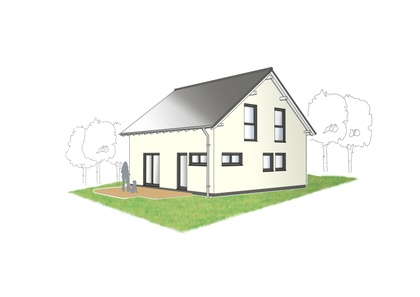
%> input picture CV1/CV HA1/haus.jpg, 420 x 297 px, shrunk from 3508 x 2480 before the run
$ octave --eval "result = sobel_xy(rgb2gray(imread('haus.jpg')));"   (GNU Octave 9; MATLAB toolbox functions it lacks are replaced by stand-ins)
%> lines starting %> are read from the running program, lines starting %| are printed output that depends on the picture
function [Fx,Fy] = sobel_xy(Image)
% In dieser Funktion soll das Sobel-Filter implementiert werden, welches
% ein Graustufenbild einliest und den Bildgradienten in x- sowie in
% y-Richtung zur�ckgibt.
    image_replicate = padarray(Image,[1 1],'replicate');
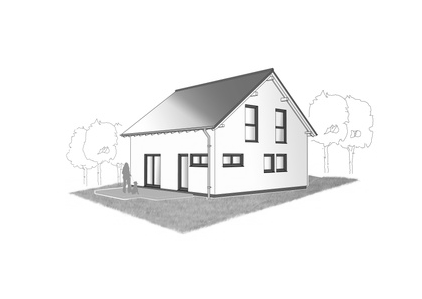
%> image_replicate: size 299x422 uint8; min 27, max 255, mean 242.7
    sobel_x = [1 0 -1 ; 2 0 -2 ; 1 0 -1];
    sobel_y = [1 2 1 ; 0 0 0; -1 -2 -1];
    image_replicate = im2double(image_replicate);
%> image_replicate: size 299x422 double
    Fx_pre = conv2(image_replicate,sobel_x,'same');
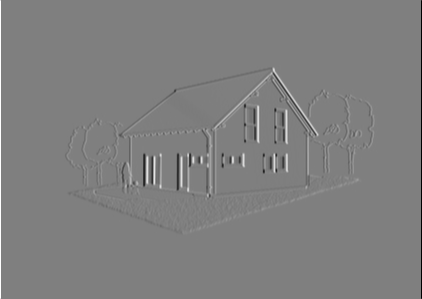
%> Fx_pre: size 299x422 double; min -4, max 4, mean 8.02e-19; drawn with min black and max white
    Fy_pre = conv2(image_replicate,sobel_y,'same');
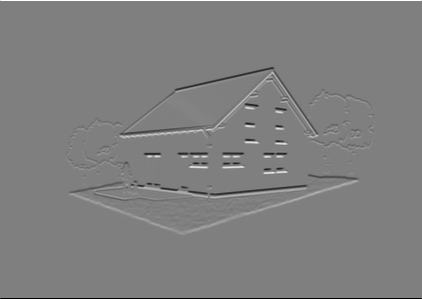
%> Fy_pre: size 299x422 double; min -4, max 4, mean -1.8e-18; drawn with min black and max white
    size_Fx_prex = size(Fx_pre(1:end,1));
%> size_Fx_prex = [299 1]
    size_Fx_prey = size(Fx_pre(1,1:end));
%> size_Fx_prey = [1 422]
    size_Fy_prex = size(Fy_pre(1:end,1));
%> size_Fy_prex = [299 1]
    size_Fy_prey = size(Fy_pre(1,1:end));
%> size_Fy_prey = [1 422]
    disp('hallo')
    for a = 2:(size_Fx_prex(1)-1)
        for b = 2:(size_Fx_prey(2)-1)
            if Fx_pre(a,b) < 0.4
                Fx_pre(a,b) = 0;
            end
        end
    end
    for a = 2:(size_Fy_prex(1)-1)
        for b = 2:(size_Fy_prey(2)-1)
            if Fy_pre(a,b) < 0.4
                Fy_pre(a,b) = 0;
            end
        end
    end
    Fx = Fx_pre;
    Fy = Fy_pre;

end
